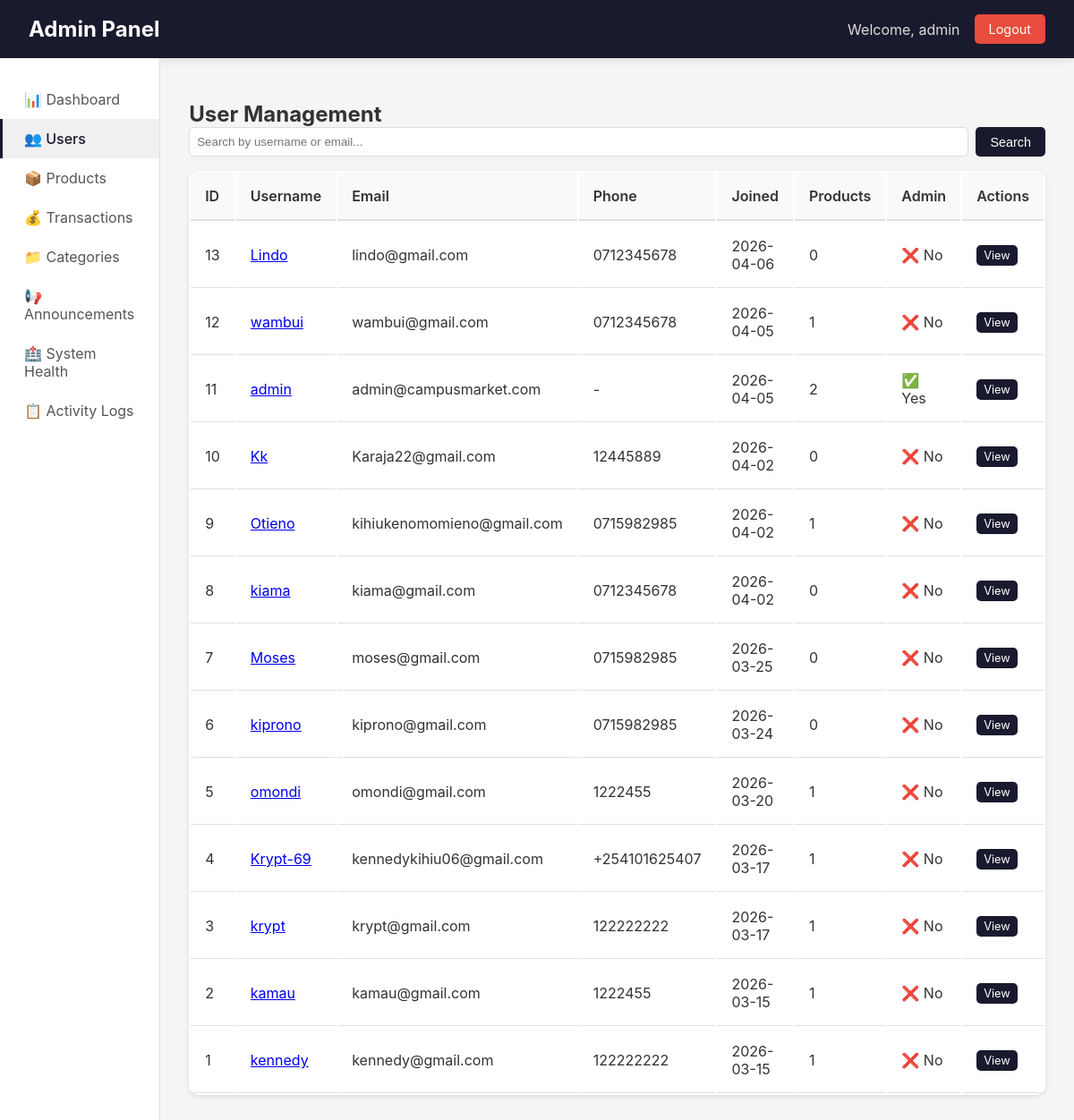
Before: /admin/users (signed in) with the older database file.
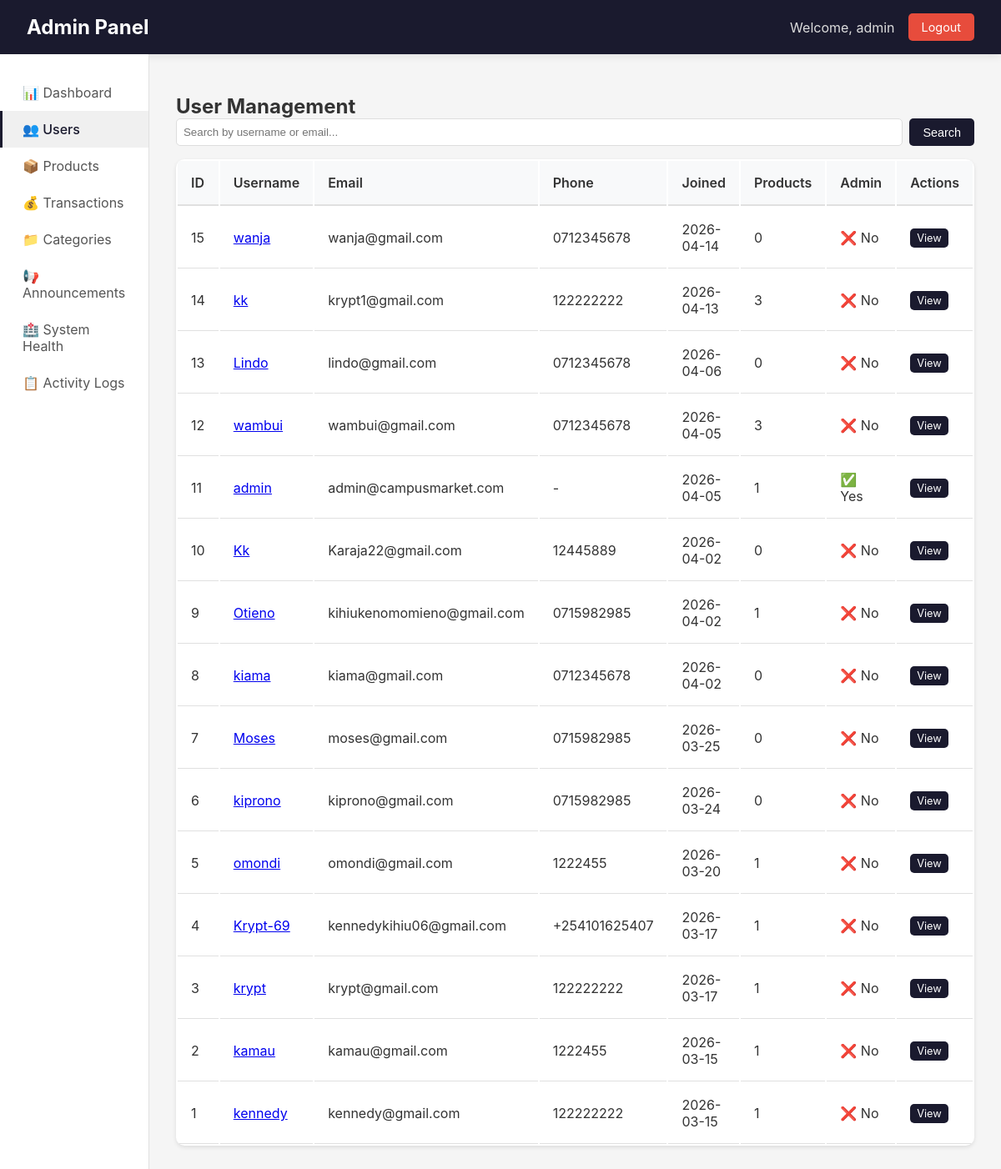
After: the same page with the newer database file.
### app/models.py (models this page shows, shortened)
class User(UserMixin, db.Model):
    __tablename__ = 'users'
    id = db.Column(db.Integer, primary_key=True)
    username = db.Column(db.String(80), unique=True, nullable=False)
    email = db.Column(db.String(120), unique=True, nullable=False)
    password_hash = db.Column(db.String(256))
    phone = db.Column(db.String(20))
    created_at = db.Column(db.DateTime, default=datetime.utcnow)
    google_id = db.Column(db.String(100), unique=True, nullable=True)
    profile_picture = db.Column(db.String(500), nullable=True)
    products = db.relationship('Product',
        foreign_keys='Product.seller_id',
        back_populates='seller',
        lazy=True
    )
    payments = db.relationship('Payment',
        back_populates='payment_user',
        lazy=True
    )
    phone_number = db.Column(db.String(20))
    campus_location = db.Column(db.String(100))
    hostel_name = db.Column(db.String(100))
    hostel_room = db.Column(db.String(20))
    whatsapp_number = db.Column(db.String(20))
    show_contact_details = db.Column(db.Boolean, default=True)
    contact_preference = db.Column(db.String(20), default='whatsapp')
    is_admin = db.Column(db.Boolean, default=False)
    conversations_as_buyer = db.relationship('Chat',
        foreign_keys='Chat.buyer_id',
        back_populates='buyer',
        lazy=True,
        cascade='all, delete-orphan'
    )
    conversations_as_seller = db.relationship('Chat',
        foreign_keys='Chat.seller_id',
        back_populates='seller',
        lazy=True,
        cascade='all, delete-orphan'
    )
    sent_messages = db.relationship('Message',
        foreign_keys='Message.sender_id',
        back_populates='sender',
        lazy=True,
        cascade='all, delete-orphan'
    )
    sent_offers = db.relationship('Offer',
        foreign_keys='Offer.buyer_id',
        back_populates='offer_buyer',
        lazy=True
    )
    received_offers = db.relationship('Offer',
        foreign_keys='Offer.seller_id',
        back_populates='offer_seller',
        lazy=True
    )

### app/admin/routes.py (the view)
@admin_bp.route('/users')
@login_required
@admin_required
def users():
    page = request.args.get('page', 1, type=int)
    search = request.args.get('search', '')
    query = User.query
    if search:
        query = query.filter(
            (User.username.ilike(f'%{search}%')) |
            (User.email.ilike(f'%{search}%'))
        )
    users = query.order_by(User.created_at.desc()).paginate(page=page, per_page=20, error_out=False)
    return render_template('admin/users.html', users=users, search=search)

### app/admin/routes.py (called while the page is built)
def admin_required(f):
    @wraps(f)
    def decorated_function(*args, **kwargs):
        if not current_user.is_authenticated:
            flash('Please login to access admin area.', 'warning')
            return redirect(url_for('auth.login'))
        if not current_user.is_admin:
            flash('Admin access required.', 'error')
            return redirect(url_for('main.index'))
        return f(*args, **kwargs)
    return decorated_function

### app/models.py (called while the page is built)
@login_manager.user_loader
def load_user(user_id):
    return User.query.get(int(user_id))

### app/templates/admin/users.html (shortened to what this page needs)
{% extends "admin/base.html" %}
{% block content %}
<h2>User Management</h2>
<div class="search-bar">
    <form method="GET" style="display: flex; gap: 0.5rem; width: 100%;">
        <input type="text" name="search" placeholder="Search by username or email..." value="{{ search }}">
        <button type="submit" class="btn btn-primary">Search</button>
    </form>
</div>
<table class="data-table">
    <thead>
        <tr>
            <th>ID</th>
            <th>Username</th>
            <th>Email</th>
            <th>Phone</th>
            <th>Joined</th>
            <th>Products</th>
            <th>Admin</th>
            <th>Actions</th>
        </tr>
    </thead>
    <tbody>
        {% for user in users.items %}
        <tr>
            <td>{{ user.id }}</td>
            <td><a href="{{ url_for('admin.user_detail', user_id=user.id) }}">{{ user.username }}</a></td>
            <td>{{ user.email }}</td>
            <td>{{ user.phone or '-' }}</td>
            <td>{{ user.created_at.strftime('%Y-%m-%d') }}</td>
            <td>{{ user.products|length }}</td>
            <td>{% if user.is_admin %}✅ Yes{% else %}❌ No{% endif %}</td>
            <td>
                <a href="{{ url_for('admin.user_detail', user_id=user.id) }}" class="btn btn-sm btn-primary">View</a>
            </td>
        </tr>
        {% endfor %}
    </tbody>
</table>
{% endblock %}

### app/templates/admin/base.html (shortened to what this page needs)
<!DOCTYPE html>
<html lang="en">
<head>
</head>
<body>
    <header class="admin-header">
        <h1><a href="{{ url_for('admin.dashboard') }}">Admin Panel</a></h1>
        <div class="admin-user">
            <span>Welcome, {{ current_user.username }}</span>
            <a href="{{ url_for('auth.logout') }}" class="logout-btn">Logout</a>
        </div>
    </header>
    <div class="admin-container">
        <nav class="admin-sidebar">
            <a href="{{ url_for('admin.dashboard') }}" class="{% if request.endpoint == 'admin.dashboard' %}active{% endif %}">
                📊 Dashboard
            </a>
            <a href="{{ url_for('admin.users') }}" class="{% if request.endpoint == 'admin.users' or request.endpoint == 'admin.user_detail' %}active{% endif %}">
                👥 Users
            </a>
            <a href="{{ url_for('admin.products') }}" class="{% if request.endpoint == 'admin.products' %}active{% endif %}">
                📦 Products
            </a>
            <a href="{{ url_for('admin.transactions') }}" class="{% if request.endpoint == 'admin.transactions' %}active{% endif %}">
                💰 Transactions
            </a>
            <a href="{{ url_for('admin.categories') }}" class="{% if request.endpoint == 'admin.categories' %}active{% endif %}">
                📁 Categories
            </a>
            <a href="{{ url_for('announcements.admin') }}" class="{% if request.endpoint == 'announcements.admin' %}active{% endif %}">
    📢 Announcements
</a>
<a href="{{ url_for('admin.system_health') }}" class="{% if request.endpoint == 'admin.system_health' %}active{% endif %}">
    🏥 System Health
</a>
<a href="{{ url_for('admin.admin_logs') }}" class="{% if request.endpoint == 'admin.admin_logs' %}active{% endif %}">
    📋 Activity Logs
</a>
        </nav>
        <main class="admin-content">
            {% block content %}{% endblock %}
        </main>
    </div>
</body>
</html>

Changed rows visible on the page:
computed for User "admin": products|length "2" → "1"
added User: id "15", username "wanja", email "wanja@gmail.com", phone "0712345678", created_at "2026-04-14", products|length "0", is_admin "❌ No"
added User: id "14", username "kk", email "krypt1@gmail.com", phone "122222222", created_at "2026-04-13", products|length "3", is_admin "❌ No"
computed for User "wambui": products|length "1" → "3"
